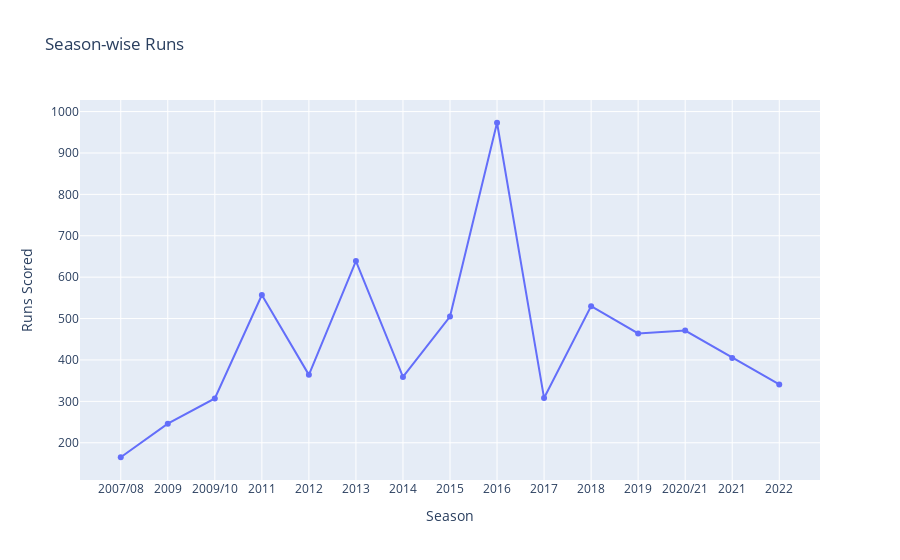

Notebook code cell kept with this figure:
### Code cell
# Q7
vk_seasonwise_run = vk_ball_by_ball_season.groupby("Season")["batsman_run"].sum().reset_index()
px.line(vk_seasonwise_run, x="Season", y="batsman_run", title="Season-wise Runs", markers=True, labels={"Season": "Season", "batsman_run": "Runs Scored"})

### Figure 1 — Plotly figure (JSON) as saved in the notebook; plotly's stock layout.template omitted (floating-point values rounded to 4 significant figures)
{"data": [{"hovertemplate": "Season=%{x}<br>Runs Scored=%{y}<extra></extra>", "legendgroup": "", "line": {"color": "#636efa", "dash": "solid"}, "marker": {"symbol": "circle"}, "mode": "lines+markers", "name": "", "orientation": "v", "showlegend": false, "type": "scatter", "x": ["2007/08", "2009", "2009/10", "2011", "2012", "2013", "2014", "2015", "2016", "2017", "2018", "2019", "2020/21", "2021", "2022"], "xaxis": "x", "y": [165, 246, 307, 557, 364, 639, 359, 505, 973, 308, 530, 464, 471, 405, 341], "yaxis": "y"}], "layout": {"legend": {"tracegroupgap": 0}, "title": {"text": "Season-wise Runs"}, "xaxis": {"anchor": "y", "domain": [0, 1], "title": {"text": "Season"}}, "yaxis": {"anchor": "x", "domain": [0, 1], "title": {"text": "Runs Scored"}}}}
